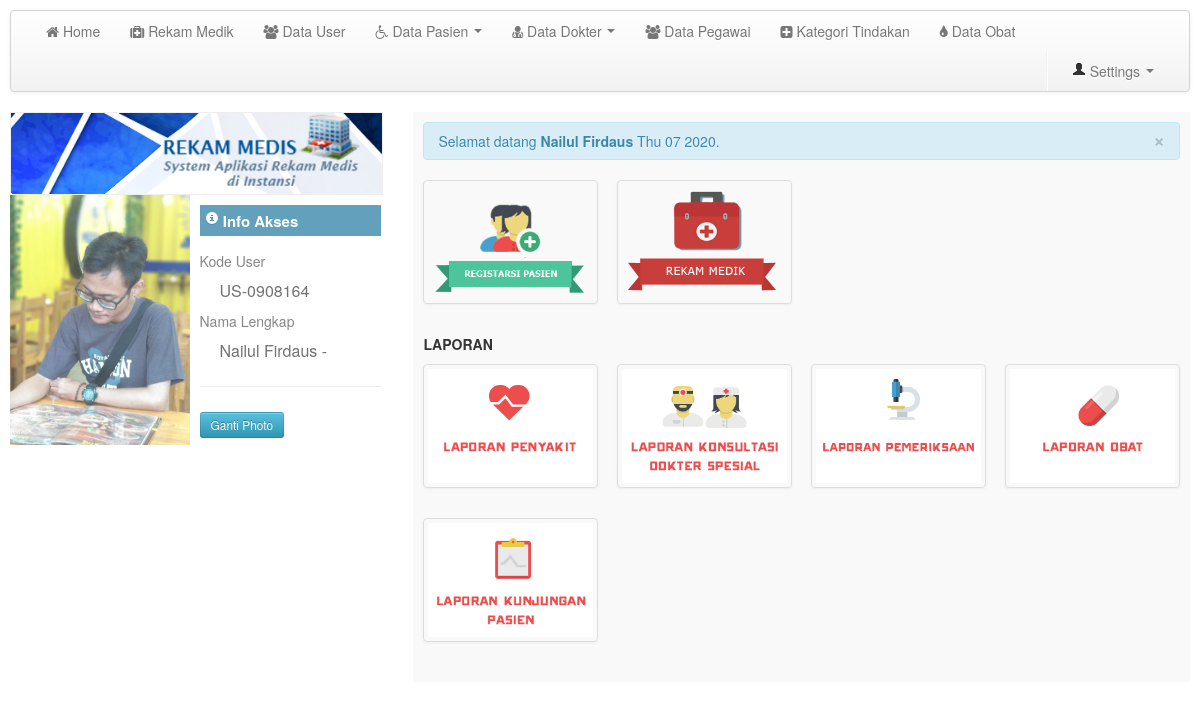
Screenshot of /media.php?module=home (signed in) with the database file from the repository.
### tables this page shows
CREATE TABLE `user_man` (
  `id_user` int(5) NOT NULL,
  `kodeUser` varchar(10) NOT NULL,
  `last_name` varchar(150) NOT NULL,
  `first_name` varchar(150) NOT NULL,
  `jk` varchar(50) NOT NULL,
  `alamat` varchar(150) NOT NULL,
  `no_hp` varchar(150) NOT NULL,
  `tgl_lahir` varchar(50) NOT NULL,
  `username` varchar(150) NOT NULL,
  `password` varchar(150) NOT NULL,
  `photo` varchar(150) NOT NULL,
  `akses` int(11) NOT NULL
);

### config/akses.php (called while the page is built)
<?php
	$iduser=$_SESSION['iduser'];
	$query=mysqli_query($conn, "SELECT * FROM user_man WHERE id_user='$iduser'");
	$rus=mysqli_fetch_array($query);

### kontent.php (the view, shortened to what this page needs)
<?php
	if($_GET['module']=='home'){
		?>
		<section>
		<div class="row-fluid">
			<div class="span4 pull-left">
				<div class="info_akses span12">
				<img src="img/logo.png" class="logo span12">
					<?php
					$fotouser=$rus['photo'];
					if(empty($fotouser)){
					?>
					<div style="background:url(photo_user/default.png) #fff center;background-size:cover;" class="foto pull-left"></div>
					<?php
					}
					else{
					?>
					<div style="background:url(<?php echo "photo_user/".$fotouser; ?>) center;background-size:cover;" class="foto pull-left"></div>
					<?php
					}
					?>
					<div class="span6 pull-left">
					<h4><i class="icon-info-sign icon-white"></i> Info Akses</h4>
					<div class="isi_akses">
					<span>Kode User</span>
						<span class="form"><?php echo $rus['kodeUser']; ?></span>
					<span>Nama Lengkap</span>
						<span class="form"><?php echo $rus['first_name']." ".$rus['last_name']; ?></span>
					<hr>
					<span><a data-toggle="modal" href="#myModal" class="btn btn-info btn-small">Ganti Photo</a>	</span>
					</div>
					</div>
				</div>
				</div>
			<div class="span8 thumb pull-right">
				<div class="alert alert-info"><button type="button" class="close" data-dismiss="alert">&times;</button>Selamat datang <strong><?php echo $rus['first_name']; ?></strong> <?php echo date('D m Y'); ?>.</div>
					<ul class="thumbnails">
						<li class="span3">
							<a data-toggle="modal" href="#regist" class="thumbnail">
								<img src="img/regis.png" alt="">
							</a>
						</li>
						<li class="span3">
							<a href="media.php?module=rekam_medik" class="thumbnail">
								<img src="img/rekam.png" alt="">
							</a>
						</li>
					</ul>
					<h5>LAPORAN</h5>
                <ul class="thumbnails">
						<li class="span3">
							<a data-toggle="modal" href="#lapPenyakit" class="thumbnail">
								<img src="img/lap_1.png" alt="">
							</a>
						</li>
                        <li class="span3">
							<a data-toggle="modal" href="#lapKonsep" class="thumbnail">
								<img src="img/lap_2.png" alt="">
							</a>
						</li>
                    <li class="span3">
							<a data-toggle="modal" href="#lapPeriksa" class="thumbnail">
								<img src="img/lap_6.png" alt="">
							</a>
						</li>
                    <li class="span3">
							<a data-toggle="modal" href="#lapObat" class="thumbnail">
								<img src="img/lap_4.png" alt="">
							</a>
						</li>
                </ul>
                <ul class="thumbnails">
                    <li class="span3">
							<a data-toggle="modal" href="#lapRm" class="thumbnail">
								<img src="img/lap_5.png" alt="">
							</a>
						</li>
                </ul>
			</div>
		</div>
	</section>
		<?php
	}
	elseif($_GET['module']=='keluar'){
		session_start();
		session_destroy();
		header("location:index.php");
	}
?>

### css/custom.css (style rules this page uses)
nav,header,section,footer { margin:10px 10px 0 10px; }
.info_akses { background:#fff; }
.info_akses h4 { background:#63a0bc; color:#fff; font-size:15px; padding:5px; }
.info_akses span { line-height:30px; display:block; color:#878787; }
.info_akses .form { line-height:30px; display:block; margin-left:20px; color:#727272; font-size:16px; }
.info_akses .foto { width:180px; height:250px; opacity:.750; cursor:pointer; }
.thumb { background:#f9f9f9; padding:10px; }
.logo { background:#fff; border:1px solid #eee; }

### rows the page displays
user_man: photo (picture), kodeUser "US-0908164", first_name "Nailul Firdaus", last_name "-"
